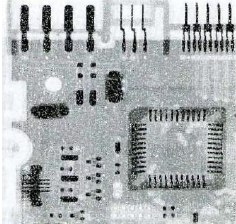
%> input picture Chapter5/image/salt.png, 236 x 224 px
$ octave Harmonic_mean_filter.m   (GNU Octave 9; MATLAB toolbox functions it lacks are replaced by stand-ins)
%> lines starting %> are read from the running program, lines starting %| are printed output that depends on the picture
clear all
close all
clc

s=imread ('image/salt.png');
%> s is the input picture: size 224x236x3 uint8; mean R, G, B 172.5, 176.9, 178.1
s=im2double(s);
%> s: size 224x236x3 double

kr=3;
kc=3;
W=ones(kr,kc);

hmf=(kr*kc)./imfilter(1./(s+eps),W);
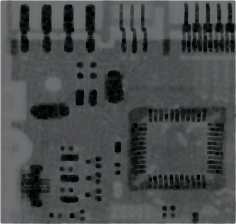
%> hmf: size 224x236x3 double; mean R, G, B 0.653, 0.672, 0.677; drawn with min black and max white

subplot(211)
imshow(s)
title('salt noise')

subplot(212)
imshow(hmf)
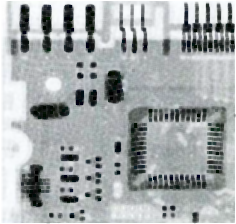
%> displayed picture: size 224x236x3, on the screen's scale of 0 to 255; mean R, G, B 165, 169.9, 171.1
title('Harmonic mean filter')

$ run again, with Chapter5/image/bb.PNG copied over Chapter5/image/salt.png
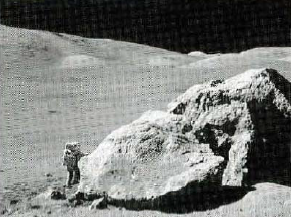
%> input picture Chapter5/image/bb.PNG, 291 x 217 px
%> s is the input picture: size 217x291x3 uint8; mean R, G, B 120.4, 122.5, 119.6
%> s: size 217x291x3 double
%> `hmf=(kr*kc)./imfilter(1./(s+eps),W);`:
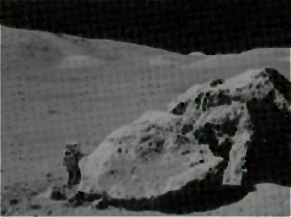
%> hmf: size 217x291x3 double; mean R, G, B 0.455, 0.464, 0.452; drawn with min black and max white
%> `imshow(hmf)`:
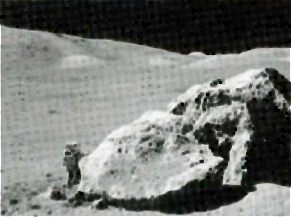
%> displayed picture: size 217x291x3, on the screen's scale of 0 to 255; mean R, G, B 116, 118.2, 115.1
